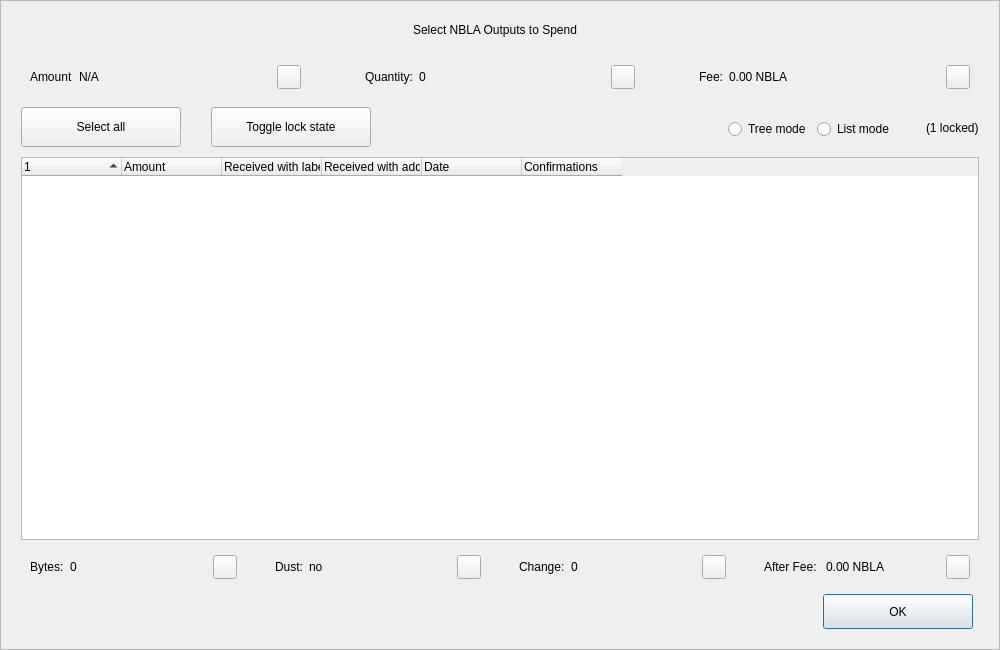
<?xml version="1.0" encoding="UTF-8"?>
<ui version="4.0">
 <class>CoinControlDialog</class>
 <widget class="QDialog" name="CoinControlDialog">
  <property name="geometry">
   <rect>
    <x>0</x>
    <y>0</y>
    <width>1000</width>
    <height>650</height>
   </rect>
  </property>
  <property name="minimumSize">
   <size>
    <width>950</width>
    <height>650</height>
   </size>
  </property>
  <property name="windowTitle">
   <string>Coin Selection</string>
  </property>
  <property name="styleSheet">
   <string notr="true"/>
  </property>
  <layout class="QVBoxLayout" name="verticalLayout">
   <property name="spacing">
    <number>0</number>
   </property>
   <property name="leftMargin">
    <number>0</number>
   </property>
   <property name="topMargin">
    <number>0</number>
   </property>
   <property name="rightMargin">
    <number>0</number>
   </property>
   <property name="bottomMargin">
    <number>0</number>
   </property>
   <item>
    <widget class="QFrame" name="frameContainer">
     <property name="toolTipDuration">
      <number>0</number>
     </property>
     <property name="frameShape">
      <enum>QFrame::StyledPanel</enum>
     </property>
     <property name="frameShadow">
      <enum>QFrame::Raised</enum>
     </property>
     <layout class="QVBoxLayout" name="verticalLayout_2">
      <property name="leftMargin">
       <number>0</number>
      </property>
      <property name="rightMargin">
       <number>0</number>
      </property>
      <property name="bottomMargin">
       <number>20</number>
      </property>
      <item>
       <layout class="QHBoxLayout" name="horizontalLayout_12">
        <property name="spacing">
         <number>0</number>
        </property>
        <property name="leftMargin">
         <number>20</number>
        </property>
        <property name="rightMargin">
         <number>30</number>
        </property>
        <item>
         <spacer name="horizontalSpacer_4">
          <property name="orientation">
           <enum>Qt::Horizontal</enum>
          </property>
          <property name="sizeHint" stdset="0">
           <size>
            <width>40</width>
            <height>20</height>
           </size>
          </property>
         </spacer>
        </item>
        <item>
         <widget class="QLabel" name="labelTitle">
          <property name="minimumSize">
           <size>
            <width>0</width>
            <height>40</height>
           </size>
          </property>
          <property name="maximumSize">
           <size>
            <width>16777215</width>
            <height>40</height>
           </size>
          </property>
          <property name="text">
           <string>Select NBLA Outputs to Spend</string>
          </property>
          <property name="alignment">
           <set>Qt::AlignCenter</set>
          </property>
          <property name="margin">
           <number>7</number>
          </property>
         </widget>
        </item>
        <item>
         <spacer name="horizontalSpacer_5">
          <property name="orientation">
           <enum>Qt::Horizontal</enum>
          </property>
          <property name="sizeHint" stdset="0">
           <size>
            <width>40</width>
            <height>20</height>
           </size>
          </property>
         </spacer>
        </item>
       </layout>
      </item>
      <item>
       <layout class="QHBoxLayout" name="horizontalLayout_8">
        <property name="leftMargin">
         <number>20</number>
        </property>
        <property name="rightMargin">
         <number>20</number>
        </property>
        <item>
         <widget class="QWidget" name="layoutAmount" native="true">
          <layout class="QHBoxLayout" name="horizontalLayout_9" stretch="0,1,0">
           <item>
            <widget class="QLabel" name="labelCoinControlAmountText">
             <property name="text">
              <string>Amount</string>
             </property>
            </widget>
           </item>
           <item>
            <widget class="QLabel" name="labelCoinControlAmount">
             <property name="text">
              <string notr="true">N/A</string>
             </property>
            </widget>
           </item>
           <item alignment="Qt::AlignHCenter|Qt::AlignVCenter">
            <widget class="QPushButton" name="pushButtonAmount">
             <property name="minimumSize">
              <size>
               <width>0</width>
               <height>24</height>
              </size>
             </property>
             <property name="maximumSize">
              <size>
               <width>24</width>
               <height>26</height>
              </size>
             </property>
             <property name="focusPolicy">
              <enum>Qt::NoFocus</enum>
             </property>
             <property name="styleSheet">
              <string notr="true">padding-bottom:2px;
padding-right:4px;</string>
             </property>
             <property name="text">
              <string/>
             </property>
            </widget>
           </item>
          </layout>
         </widget>
        </item>
        <item>
         <spacer name="horizontalSpacer_2">
          <property name="orientation">
           <enum>Qt::Horizontal</enum>
          </property>
          <property name="sizeType">
           <enum>QSizePolicy::Fixed</enum>
          </property>
          <property name="sizeHint" stdset="0">
           <size>
            <width>40</width>
            <height>20</height>
           </size>
          </property>
         </spacer>
        </item>
        <item>
         <widget class="QWidget" name="layoutQuantity" native="true">
          <layout class="QHBoxLayout" name="horizontalLayout_10" stretch="0,1,0">
           <item>
            <widget class="QLabel" name="labelCoinControlQuantityText">
             <property name="text">
              <string>Quantity:</string>
             </property>
            </widget>
           </item>
           <item>
            <widget class="QLabel" name="labelCoinControlQuantity">
             <property name="text">
              <string notr="true">0</string>
             </property>
            </widget>
           </item>
           <item alignment="Qt::AlignHCenter|Qt::AlignVCenter">
            <widget class="QPushButton" name="pushButtonQuantity">
             <property name="minimumSize">
              <size>
               <width>0</width>
               <height>24</height>
              </size>
             </property>
             <property name="maximumSize">
              <size>
               <width>24</width>
               <height>26</height>
              </size>
             </property>
             <property name="focusPolicy">
              <enum>Qt::NoFocus</enum>
             </property>
             <property name="styleSheet">
              <string notr="true">padding-bottom:2px;
               padding-right:4px;</string>
             </property>
             <property name="text">
              <string/>
             </property>
            </widget>
           </item>
          </layout>
         </widget>
        </item>
        <item>
         <spacer name="horizontalSpacer_22">
          <property name="orientation">
           <enum>Qt::Horizontal</enum>
          </property>
          <property name="sizeType">
           <enum>QSizePolicy::Fixed</enum>
          </property>
          <property name="sizeHint" stdset="0">
           <size>
            <width>40</width>
            <height>20</height>
           </size>
          </property>
         </spacer>
        </item>
        <item>
         <widget class="QWidget" name="layoutFee" native="true">
          <layout class="QHBoxLayout" name="horizontalLayout_11" stretch="0,1,0">
           <item>
            <widget class="QLabel" name="labelCoinControlFeeText">
             <property name="text">
              <string>Fee:</string>
             </property>
            </widget>
           </item>
           <item>
            <widget class="QLabel" name="labelCoinControlFee">
             <property name="text">
              <string>0.00 NBLA</string>
             </property>
            </widget>
           </item>
           <item alignment="Qt::AlignHCenter|Qt::AlignVCenter">
            <widget class="QPushButton" name="pushButtonFee">
             <property name="minimumSize">
              <size>
               <width>0</width>
               <height>24</height>
              </size>
             </property>
             <property name="maximumSize">
              <size>
               <width>24</width>
               <height>26</height>
              </size>
             </property>
             <property name="focusPolicy">
              <enum>Qt::NoFocus</enum>
             </property>
             <property name="styleSheet">
              <string notr="true">padding-bottom:2px;
               padding-right:4px;</string>
             </property>
             <property name="text">
              <string/>
             </property>
            </widget>
           </item>
          </layout>
         </widget>
        </item>
       </layout>
      </item>
      <item>
       <widget class="QFrame" name="frame">
        <property name="minimumSize">
         <size>
          <width>0</width>
          <height>40</height>
         </size>
        </property>
        <property name="styleSheet">
         <string notr="true">#frame {
	border:0;
}</string>
        </property>
        <property name="frameShape">
         <enum>QFrame::StyledPanel</enum>
        </property>
        <property name="frameShadow">
         <enum>QFrame::Sunken</enum>
        </property>
        <layout class="QHBoxLayout" name="horizontalLayout">
         <property name="spacing">
          <number>0</number>
         </property>
         <property name="leftMargin">
          <number>20</number>
         </property>
         <property name="topMargin">
          <number>0</number>
         </property>
         <property name="rightMargin">
          <number>20</number>
         </property>
         <property name="bottomMargin">
          <number>0</number>
         </property>
         <item>
          <layout class="QHBoxLayout" name="horizontalLayoutPanel" stretch="0,0,0,0,0,0">
           <property name="spacing">
            <number>20</number>
           </property>
           <item>
            <widget class="QPushButton" name="pushButtonSelectAll">
             <property name="sizePolicy">
              <sizepolicy hsizetype="Maximum" vsizetype="Fixed">
               <horstretch>0</horstretch>
               <verstretch>0</verstretch>
              </sizepolicy>
             </property>
             <property name="minimumSize">
              <size>
               <width>160</width>
               <height>40</height>
              </size>
             </property>
             <property name="maximumSize">
              <size>
               <width>16777215</width>
               <height>40</height>
              </size>
             </property>
             <property name="text">
              <string>Select all</string>
             </property>
             <property name="checkable">
              <bool>true</bool>
             </property>
             <property name="checked">
              <bool>false</bool>
             </property>
             <property name="autoExclusive">
              <bool>false</bool>
             </property>
             <property name="autoDefault">
              <bool>false</bool>
             </property>
            </widget>
           </item>
           <item>
            <spacer name="horizontalSpacer_6">
             <property name="orientation">
              <enum>Qt::Horizontal</enum>
             </property>
             <property name="sizeType">
              <enum>QSizePolicy::Fixed</enum>
             </property>
             <property name="sizeHint" stdset="0">
              <size>
               <width>10</width>
               <height>20</height>
              </size>
             </property>
            </spacer>
           </item>
           <item>
            <widget class="QPushButton" name="pushButtonToggleLock">
             <property name="sizePolicy">
              <sizepolicy hsizetype="Maximum" vsizetype="Fixed">
               <horstretch>0</horstretch>
               <verstretch>0</verstretch>
              </sizepolicy>
             </property>
             <property name="minimumSize">
              <size>
               <width>160</width>
               <height>40</height>
              </size>
             </property>
             <property name="maximumSize">
              <size>
               <width>16777215</width>
               <height>40</height>
              </size>
             </property>
             <property name="text">
              <string>Toggle lock state</string>
             </property>
             <property name="checkable">
              <bool>true</bool>
             </property>
             <property name="autoExclusive">
              <bool>false</bool>
             </property>
             <property name="autoDefault">
              <bool>false</bool>
             </property>
            </widget>
           </item>
           <item>
            <spacer name="horizontalSpacer_7">
             <property name="orientation">
              <enum>Qt::Horizontal</enum>
             </property>
             <property name="sizeType">
              <enum>QSizePolicy::Expanding</enum>
             </property>
             <property name="sizeHint" stdset="0">
              <size>
               <width>30</width>
               <height>20</height>
              </size>
             </property>
            </spacer>
           </item>
           <item alignment="Qt::AlignRight">
            <widget class="QGroupBox" name="groupBox_2">
             <property name="styleSheet">
              <string notr="true">#groupBox_2 {
    background-color:transparent;
    border-radius:0;
}</string>
             </property>
             <property name="title">
              <string/>
             </property>
             <layout class="QHBoxLayout" name="horizontalLayout_14">
              <item>
               <widget class="QRadioButton" name="radioTreeMode">
                <property name="sizePolicy">
                 <sizepolicy hsizetype="Maximum" vsizetype="Fixed">
                  <horstretch>0</horstretch>
                  <verstretch>0</verstretch>
                 </sizepolicy>
                </property>
                <property name="text">
                 <string>Tree mode</string>
                </property>
               </widget>
              </item>
              <item>
               <widget class="QRadioButton" name="radioListMode">
                <property name="sizePolicy">
                 <sizepolicy hsizetype="Maximum" vsizetype="Fixed">
                  <horstretch>0</horstretch>
                  <verstretch>0</verstretch>
                 </sizepolicy>
                </property>
                <property name="text">
                 <string>List mode</string>
                </property>
                <property name="checked">
                 <bool>false</bool>
                </property>
               </widget>
              </item>
             </layout>
            </widget>
           </item>
           <item>
            <widget class="QLabel" name="labelLocked">
             <property name="text">
              <string>(1 locked)</string>
             </property>
            </widget>
           </item>
          </layout>
         </item>
        </layout>
       </widget>
      </item>
      <item>
       <layout class="QHBoxLayout" name="horizontalLayout_13">
        <property name="leftMargin">
         <number>20</number>
        </property>
        <property name="rightMargin">
         <number>20</number>
        </property>
        <item>
         <widget class="CoinControlTreeWidget" name="treeWidget">
          <property name="contextMenuPolicy">
           <enum>Qt::CustomContextMenu</enum>
          </property>
          <property name="styleSheet">
           <string notr="true"/>
          </property>
          <property name="sortingEnabled">
           <bool>false</bool>
          </property>
          <property name="columnCount">
           <number>6</number>
          </property>
          <attribute name="headerShowSortIndicator" stdset="0">
           <bool>true</bool>
          </attribute>
          <attribute name="headerStretchLastSection">
           <bool>false</bool>
          </attribute>
          <column>
           <property name="text">
            <string/>
           </property>
          </column>
          <column>
           <property name="text">
            <string>Amount</string>
           </property>
          </column>
          <column>
           <property name="text">
            <string>Received with label</string>
           </property>
          </column>
          <column>
           <property name="text">
            <string>Received with address</string>
           </property>
          </column>
          <column>
           <property name="text">
            <string>Date</string>
           </property>
          </column>
          <column>
           <property name="text">
            <string>Confirmations</string>
           </property>
           <property name="toolTip">
            <string>Confirmed</string>
           </property>
          </column>
         </widget>
        </item>
       </layout>
      </item>
      <item>
       <layout class="QHBoxLayout" name="horizontalLayout_3">
        <property name="spacing">
         <number>20</number>
        </property>
        <property name="leftMargin">
         <number>20</number>
        </property>
        <property name="rightMargin">
         <number>20</number>
        </property>
        <item>
         <widget class="QWidget" name="layoutBytes" native="true">
          <layout class="QHBoxLayout" name="horizontalLayout_4" stretch="0,1,0">
           <item>
            <widget class="QLabel" name="labelCoinControlBytesText">
             <property name="text">
              <string>Bytes:</string>
             </property>
            </widget>
           </item>
           <item>
            <widget class="QLabel" name="labelCoinControlBytes">
             <property name="text">
              <string notr="true">0</string>
             </property>
            </widget>
           </item>
           <item alignment="Qt::AlignHCenter|Qt::AlignVCenter">
            <widget class="QPushButton" name="pushButtonBytes">
             <property name="minimumSize">
              <size>
               <width>0</width>
               <height>24</height>
              </size>
             </property>
             <property name="maximumSize">
              <size>
               <width>24</width>
               <height>26</height>
              </size>
             </property>
             <property name="focusPolicy">
              <enum>Qt::NoFocus</enum>
             </property>
             <property name="styleSheet">
              <string notr="true">padding-bottom:2px;
               padding-right:4px;</string>
             </property>
             <property name="text">
              <string/>
             </property>
            </widget>
           </item>
          </layout>
         </widget>
        </item>
        <item>
         <widget class="QWidget" name="layoutDust" native="true">
          <layout class="QHBoxLayout" name="horizontalLayout_5" stretch="0,1,0">
           <item>
            <widget class="QLabel" name="labelCoinControlLowOutputText">
             <property name="text">
              <string>Dust:</string>
             </property>
            </widget>
           </item>
           <item>
            <widget class="QLabel" name="labelCoinControlLowOutput">
             <property name="text">
              <string>no</string>
             </property>
            </widget>
           </item>
           <item alignment="Qt::AlignHCenter|Qt::AlignVCenter">
            <widget class="QPushButton" name="pushButtonDust">
             <property name="minimumSize">
              <size>
               <width>0</width>
               <height>24</height>
              </size>
             </property>
             <property name="maximumSize">
              <size>
               <width>24</width>
               <height>26</height>
              </size>
             </property>
             <property name="focusPolicy">
              <enum>Qt::NoFocus</enum>
             </property>
             <property name="styleSheet">
              <string notr="true">padding-bottom:2px;
               padding-right:4px;</string>
             </property>
             <property name="text">
              <string/>
             </property>
            </widget>
           </item>
          </layout>
         </widget>
        </item>
        <item>
         <widget class="QWidget" name="layoutChange" native="true">
          <layout class="QHBoxLayout" name="horizontalLayout_6" stretch="0,1,0">
           <item>
            <widget class="QLabel" name="labelCoinControlChangeText">
             <property name="text">
              <string>Change:</string>
             </property>
            </widget>
           </item>
           <item>
            <widget class="QLabel" name="labelCoinControlChange">
             <property name="text">
              <string notr="true">0</string>
             </property>
            </widget>
           </item>
           <item alignment="Qt::AlignHCenter|Qt::AlignVCenter">
            <widget class="QPushButton" name="pushButtonChange">
             <property name="minimumSize">
              <size>
               <width>0</width>
               <height>24</height>
              </size>
             </property>
             <property name="maximumSize">
              <size>
               <width>24</width>
               <height>26</height>
              </size>
             </property>
             <property name="focusPolicy">
              <enum>Qt::NoFocus</enum>
             </property>
             <property name="styleSheet">
              <string notr="true">padding-bottom:2px;
               padding-right:4px;</string>
             </property>
             <property name="text">
              <string/>
             </property>
            </widget>
           </item>
          </layout>
         </widget>
        </item>
        <item>
         <widget class="QWidget" name="layoutAfter" native="true">
          <layout class="QHBoxLayout" name="horizontalLayout_7" stretch="0,1,0">
           <item>
            <widget class="QLabel" name="labelCoinControlAfterFeeText">
             <property name="text">
              <string>After Fee: </string>
             </property>
            </widget>
           </item>
           <item>
            <widget class="QLabel" name="labelCoinControlAfterFee">
             <property name="text">
              <string>0.00 NBLA</string>
             </property>
            </widget>
           </item>
           <item alignment="Qt::AlignHCenter|Qt::AlignVCenter">
            <widget class="QPushButton" name="pushButtonAlterFee">
             <property name="minimumSize">
              <size>
               <width>0</width>
               <height>24</height>
              </size>
             </property>
             <property name="maximumSize">
              <size>
               <width>24</width>
               <height>26</height>
              </size>
             </property>
             <property name="focusPolicy">
              <enum>Qt::NoFocus</enum>
             </property>
             <property name="styleSheet">
              <string notr="true">padding-bottom:2px;
               padding-right:4px;</string>
             </property>
             <property name="text">
              <string/>
             </property>
            </widget>
           </item>
          </layout>
         </widget>
        </item>
       </layout>
      </item>
      <item>
       <layout class="QHBoxLayout" name="horizontalLayout_2">
        <property name="spacing">
         <number>0</number>
        </property>
        <property name="leftMargin">
         <number>20</number>
        </property>
        <property name="rightMargin">
         <number>26</number>
        </property>
        <item>
         <spacer name="horizontalSpacer_3">
          <property name="orientation">
           <enum>Qt::Horizontal</enum>
          </property>
          <property name="sizeHint" stdset="0">
           <size>
            <width>558</width>
            <height>20</height>
           </size>
          </property>
         </spacer>
        </item>
        <item>
         <widget class="QPushButton" name="pushButtonOk">
          <property name="minimumSize">
           <size>
            <width>150</width>
            <height>35</height>
           </size>
          </property>
          <property name="text">
           <string>OK</string>
          </property>
         </widget>
        </item>
       </layout>
      </item>
     </layout>
    </widget>
   </item>
  </layout>
 </widget>
 <customwidgets>
  <customwidget>
   <class>CoinControlTreeWidget</class>
   <extends>QTreeWidget</extends>
   <header>coincontroltreewidget.h</header>
  </customwidget>
 </customwidgets>
 <resources/>
 <connections/>
</ui>
